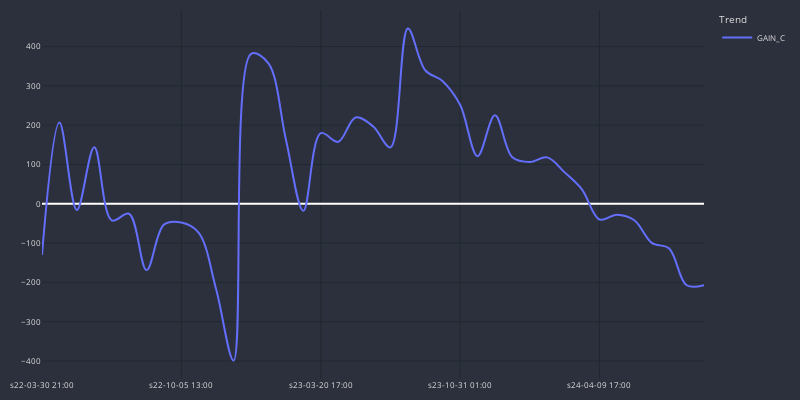

Notebook cell for this chart:
### Code cell
cp = CandlePlot(df_trades, candles= False)
cp.show_plot(line_traces=['GAIN_C'])

### Figure 1 — Plotly figure (JSON) as saved in the notebook; plotly's stock layout.template omitted (floating-point values rounded to 4 significant figures)
{"data": [{"line": {"shape": "spline", "width": 2}, "name": "GAIN_C", "type": "scatter", "x": ["s22-03-30 21:00", "s22-04-01 09:00", "s22-05-24 09:00", "s22-06-12 21:00", "s22-08-10 13:00", "s22-08-16 05:00", "s22-09-12 17:00", "s22-09-13 21:00", "s22-10-05 13:00", "s22-10-06 09:00", "s22-10-24 21:00", "s22-11-03 17:00", "s22-11-06 22:00", "s23-02-07 06:00", "s23-03-14 09:00", "s23-03-15 13:00", "s23-03-20 17:00", "s23-05-11 21:00", "s23-06-15 13:00", "s23-07-31 01:00", "s23-07-31 09:00", "s23-08-01 05:00", "s23-10-23 21:00", "s23-10-25 17:00", "s23-10-31 01:00", "s23-11-01 13:00", "s23-11-02 09:00", "s23-12-11 02:00", "s23-12-13 18:00", "s24-01-16 14:00", "s24-02-26 18:00", "s24-03-25 01:00", "s24-04-09 17:00", "s24-04-10 09:00", "s24-05-06 05:00", "s24-06-10 13:00", "s24-07-04 17:00", "s24-08-02 01:00", "s24-08-02 09:00"], "y": [-130.0, 206.6, -16.0, 143.9, -42.2, -25.4, -168.7, -53.0, -47.8, -73.8, -218.2, -398.8, 381.6, 357.0, 163.6, -18.0, 179.8, 157.6, 219.6, 197.1, 143.6, 446.0, 339.7, 311.9, 251.8, 121.2, 225.0, 118.1, 106.2, 118.0, 79.9, 36.2, -40.0, -27.6, -41.8, -99.5, -113.8, -207.3, -207.3]}], "layout": {"font": {"color": "#e1e1e1", "size": 8}, "height": 400, "legend": {"title": {"text": "Trend"}}, "margin": {"b": 10, "l": 10, "r": 10, "t": 10}, "paper_bgcolor": "#2c303c", "plot_bgcolor": "#2c303c", "showlegend": true, "width": 800, "xaxis": {"autorange": true, "gridcolor": "#1f292f", "nticks": 5, "range": [0, 38], "rangeslider": {"visible": false, "yaxis": {}}, "type": "category"}, "yaxis": {"autorange": true, "gridcolor": "#1f292f", "range": [-445.7, 492.9], "type": "linear"}}}
